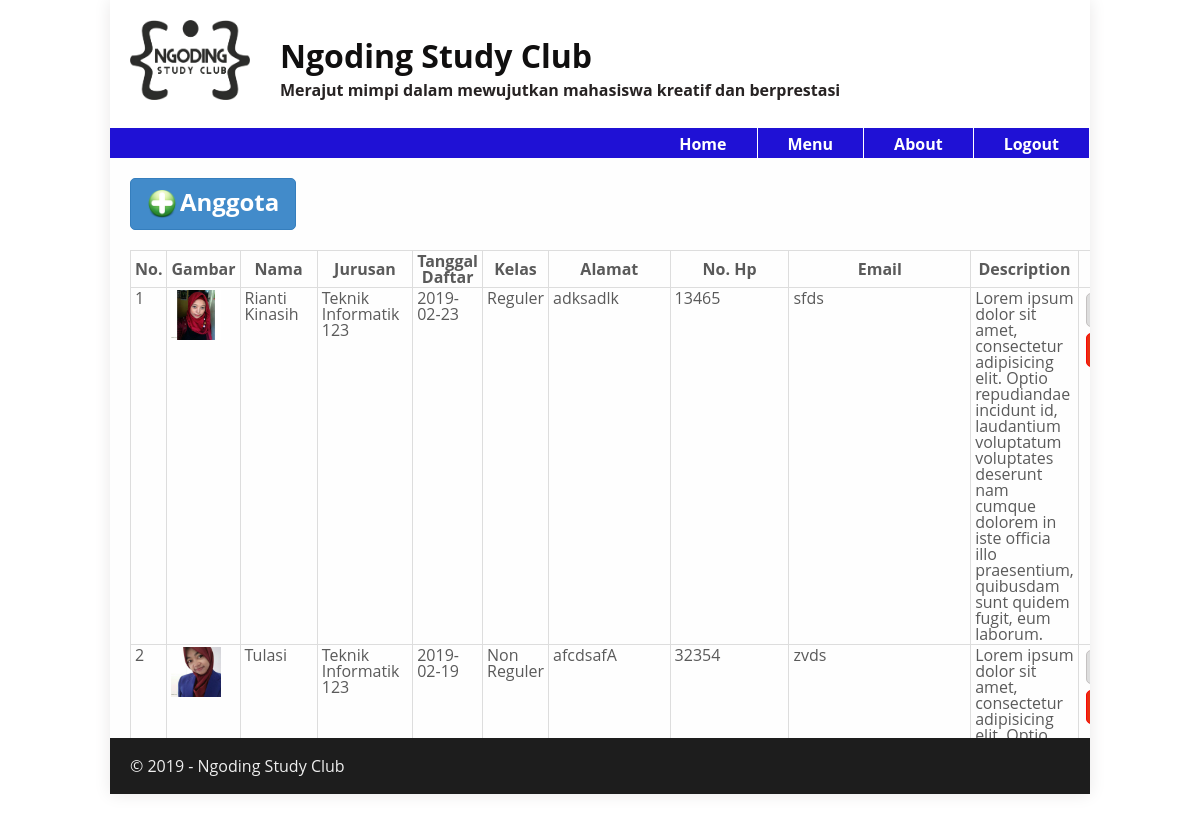
The page / on the database its author committed.
### tables this page shows
CREATE TABLE `anggota` (
  `id_anggota` int(10) NOT NULL,
  `nama` varchar(50) DEFAULT NULL,
  `jurusan_id` int(10) DEFAULT NULL,
  `tanggal` date NOT NULL,
  `kelas` varchar(20) DEFAULT NULL,
  `alamat` text,
  `no_hp` varchar(15) DEFAULT NULL,
  `email` varchar(20) DEFAULT NULL,
  `moto` text,
  `foto` varchar(50) DEFAULT NULL
);

CREATE TABLE `jurusan` (
  `id_jurusan` int(10) NOT NULL,
  `jurusan` varchar(50) NOT NULL
);

### index.php (the view, shortened to what this page needs)
<?php
include_once 'include/koneksi.php';
$no=0;
$sql = ("SELECT anggota.id_anggota, anggota.nama, jurusan.jurusan, anggota.tanggal, anggota.kelas,
                anggota.alamat, anggota.no_hp, anggota.email, anggota.moto, anggota.foto
                FROM anggota
                JOIN jurusan ON jurusan.id_jurusan = anggota.jurusan_id");
$result = mysqli_query($conn, $sql);
include_once('include/header.php');
include_once 'include/nav.php';
?>
<div class="full">
    <?php
        echo '<a href="add-anggota.php" class="btn btn-large"><img src="img/add.png"  style = "width: 30px;" />Anggota</a>';
     ?>
     <table>
        <tr>
            <th>No.</th>
            <th>Gambar</th>
            <th>Nama</th>
            <th>Jurusan</th>
            <th>Tanggal Daftar</th>
            <th>Kelas</th>
            <th>Alamat</th>
            <th>No. Hp</th>
            <th>Email</th>
            <th>Description</th>
            <th>Aksi</th>
        </tr>
        <?php while($row = mysqli_fetch_array($result)): ?>
        <?php $no++ ?>
            <tr>
                <td><?php echo $no; ?></td>
                <td><?php echo "<img src=\"{$row['foto']}\" />";?></td>
                <td><?php echo $row['nama'];?></td>
                <td><?php echo $row['jurusan'];?></td>
                <td><?php echo $row['tanggal'];?></td>
                <td><?php echo $row['kelas'];?></td>
                <td><?php echo $row['alamat'];?></td>
                <td><?php echo $row['no_hp'];?></td>
                <td><?php echo $row['email'];?></td>
                <td><?php echo $row['moto'];?></td>
                <td><a class="btn btn-default" href="edit-anggota.php?id=<?php echo $row['id_anggota'];?>">Edit</a><a class="btn btn-alert" onclick="return confirm('Yakin akan menghapus data?');" href="delete-anggota.php?id=<?php echo $row['id_anggota'];?>">Delete</a></td>
            </tr>
        <?php endwhile; ?>
     </table>
</div>
<?php
    include_once('include/footer.php');
?>

### include/header.php (shortened to what this page needs)
<!DOCTYPE html>
<html>
<head>
	<link rel="stylesheet" href="css/style.css" type="text/css">
	<link rel="stylesheet" href="../css/style.css" type="text/css">
	<link rel="stylesheet" href="http://code.jquery.com/ui/1.12.1/themes/smoothness/jquery-ui.css" type="text/css">
</head>
<body>
	<div id="container">
		<header>
			<img src="img/nsc-logo.png" alt="">
			<h1>Ngoding Study Club</h1><br/>
			<h2>Merajut mimpi dalam mewujutkan mahasiswa kreatif dan berprestasi</h2>
		</header>

### include/nav.php (shortened to what this page needs)
<nav>
	<ul class="dropmenu">
		<li><a href="logout.php" title="logout">Logout</a></li>
		<li><a href="#" title="about">About</a></li>
		<li><a href="#" title="menu">Menu</a>
		</li>
		<li class="active"><a href="index.php" title="home">Home</a></li>
	</ul>
</nav>

### include/footer.php
         	<footer>
                <p>&copy; 2019 - Ngoding Study Club</p>
        	</footer>
	</div>
</body>
</html>

### css/style.css (style rules this page uses)
* { margin: 0; padding: 0; }
body { line-height: 1; font-size: 100%; font-family:'Open Sans', sans-serif; color:#5a5a5a; }
#container { width: 980px; margin: 0 auto; box-shadow: 0 0 1em #E9E8E8; }
header { padding: 20px; background-color: #FFFFFF; }
header h1 { margin: 20px 30px 10px 30px; color:#100F0F; display: inline-block; }
header h2 { margin: 0 30px 10px; font-size: 100%; color: #272323; display: inline-block; }
header img { float:left; width: 120px; height: 80px; }
.dropmenu { background: #1F11D5; height: 30px; list-style-type: none; margin: 0; padding: 0px; }
.dropmenu li { border-right: solid 1px white; float: right; height: 30px; }
.dropmenu li a { color: #fff; display: block; font-size: : 14px; font-weight: bold; padding: 8px 30px; text-decoration: none; }
.btn { border:1px solid #c4c1c1; padding:5px 10px; background-color:#ddd; text-decoration:none; display:inline-block; border-radius:5px; }
.btn-large { font-size:24px; line-height:25px; padding:10px 16px; font-weight:bold; color:#fff; border-color:#357ebd; background-color:#428bca; }
.btn img { float: left; padding: 0 3px 0 0; }
.btn-default { color:#292929; margin: 3px; padding:8px 16px; }
.btn-alert { margin: 3px; padding: 8px 6px; background-color: #E92F11; color: #ffffff; border-color: #FA0606; }
.full { float:left; width:940px; height: 540px; padding:20px; overflow:auto; background-color: #FEFEFE; }
footer { clear:both; background-color:#1d1d1d; padding:20px; color:#eee; }
table { border-collapse:collapse; border-spacing:0; margin:20px 0; }
table th { padding: 2px 4px; border:1px solid #ddd; }
table td { padding: 2px 4px; border:1px solid #ddd; text-align: left; vertical-align: top; }
td img { max-width:75px; max-height:50px; }
.cetak table th, table td { padding: 2px 4px; border:1px solid #ddd; }

### rows shown on the page
anggota: foto (picture), nama "Rianti Kinasih", jurusan.jurusan "Teknik Informatik 123", tanggal "2019-02-23", kelas "Reguler", alamat "adksadlk", no_hp "13465", email "sfds", moto "Lorem ipsum dolor sit amet, consectetur adipisicing elit. Optio repudiandae incidunt id, laudantium voluptatum voluptates deserunt nam cumque dolorem in iste officia illo praesentium, quibusdam sunt quidem fugit, eum laborum."
anggota: foto (picture), nama "Tulasi", jurusan.jurusan "Teknik Informatik 123", tanggal "2019-02-19", kelas "Non Reguler", alamat "afcdsafA", no_hp "32354", email "zvds", moto "Lorem ipsum dolor sit amet, consectetur adipisicing…"
